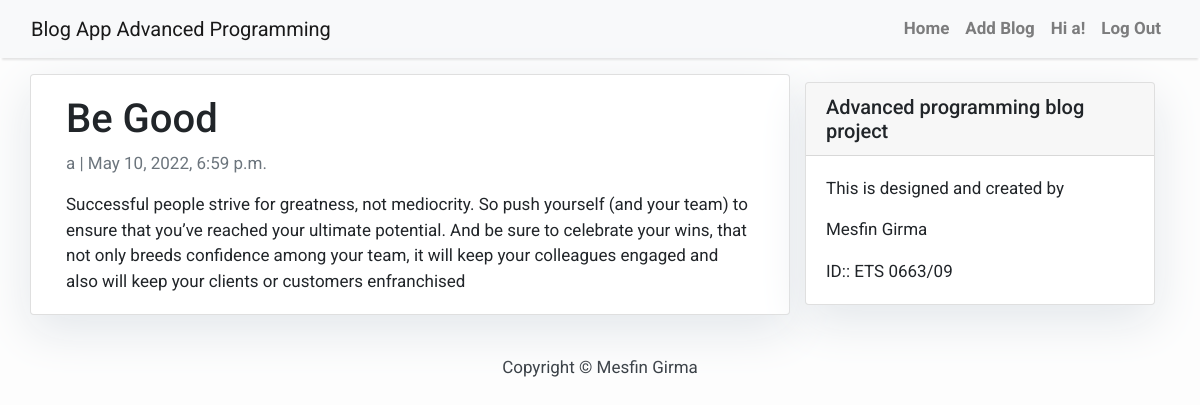
Page /Be-Good/ (signed in) on the committed database.
### blogApp/models.py (models this page shows, shortened)
class Post(models.Model):
    title = models.CharField(max_length=200, unique=True)
    slug = models.SlugField(max_length=200, unique=True)
    author = models.ForeignKey(User, on_delete= models.CASCADE,related_name='blog_posts')
    updated_on = models.DateTimeField(auto_now= True)
    content = models.TextField()
    created_on = models.DateTimeField(auto_now_add=True)
    status = models.IntegerField(choices=STATUS, default=0)
    class Meta:
        ordering = ['-created_on']

### blogApp/views.py (the view)
# urls.py: path('<slug:slug>/', views.PostDetail.as_view(), name='post_detail'),
class PostDetail(generic.DetailView):
    model = Post
    template_name = 'post_detail.html'

### templates/post_detail.html
{% extends 'base.html' %} {% block content %}
<div class="container">
  <div class="row">
    <div class="col-md-8 card mb-4  mt-3 left  top">
      <div class="card-body">
        <h1>{% block title %} {{ object.title }} {% endblock title %}</h1>
        <p class=" text-muted">{{ post.author }} | {{ post.created_on }}</p>
        <p class="card-text ">{{ object.content | safe }}</p>
      </div>
    </div>
    {% block sidebar %} {% include 'sidebar.html' %} {% endblock sidebar %}
  </div>
</div>
{% endblock content %}

### templates/base.html (shortened to what this page needs)
<!DOCTYPE html>
<html>
  <head>
    <link
      rel="stylesheet"
      href="https://maxcdn.bootstrapcdn.com/bootstrap/4.0.0/css/bootstrap.min.css"
    />
  </head>
  <body>
    <nav class="navbar navbar-expand-lg navbar-light bg-light shadow" id="mainNav">
      <div class="container-fluid">
        <a class="navbar-brand" href="{% url 'home' %}" >Blog App Advanced Programming</a>
        <div class="collapse navbar-collapse" id="navbarResponsive">
          <ul class="navbar-nav ml-auto">
            {% if user.is_authenticated %}
            <li class="nav-item text-black">
              <a class="nav-link text-black font-weight-bold" href="{% url 'home' %}">Home </a>
            </li>
            <li class="nav-item text-black">
              <a class="nav-link text-black font-weight-bold" href="{% url 'post' %}">Add Blog </a>
            </li>
            <li class="nav-item text-black">
              <a
              class="nav-link text-black font-weight-bold"
              href="#"
              >      Hi {{ user.username }}!</a
            >
            </li>
            <li class="nav-item text-black">
              <a  class="nav-link text-black font-weight-bold" href="{% url 'logout' %}">Log Out</a>
            </li>
            {% endif %}
          </ul>
        </div>
      </div>
    </nav>
            {% block content %}{% endblock content %}
    <footer class="py-3 bg-grey">
              <p class="m-0 text-dark text-center ">Copyright &copy; Mesfin Girma</p>
    </footer>
  </body>
</html>

### templates/base.html (style rules this page uses)
body { font-family: "Roboto", sans-serif; font-size: 17px; background-color: #fdfdfd; }
.shadow { box-shadow: 0 4px 2px -2px rgba(0,0,0,0.1); }

### templates/sidebar.html (style rules this page uses)
.card { box-shadow: 0 16px 48px #E3E7EB; }

### rows in the picture
Post: title "Be Good", author "a", created_on "May 10, 2022, 6:59 p.m.", content "Successful people strive for greatness, not mediocrity. So push yourself (and your team) to ensure that you’ve reached your ultimate potential. And be sure to celebrate your wins, that not only breeds confidence among your team, it will keep your colleagues engaged and also will keep your clients or customers enfranchised"

### other values in the picture
{{ user.username }} "a"
